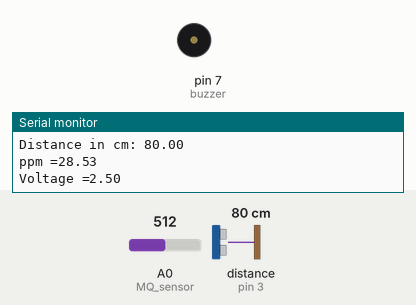
This sketch was run on a simulated Arduino Uno, built with avr-gcc and run on an emulated ATmega328P. Parts: buzzer (waves = sounding), the last lines printed to the serial monitor. Wiring (inferred from the names in the program): ultrasonic range finder: trigger pin 2; echo pin 3. The test bench sets the inputs (shaded band); at power-on: distance to the obstacle (sensor on pin 3) 80 cm, A0 (MQ_sensor) = 512. The echo pulse lasts 58.3 µs per cm.

Above: at 2.8 s.
2.9 s: distance to the obstacle (sensor on pin 3) set to 28 cm
5.6 s: distance to the obstacle (sensor on pin 3) set to 22 cm
At 6.8 s:
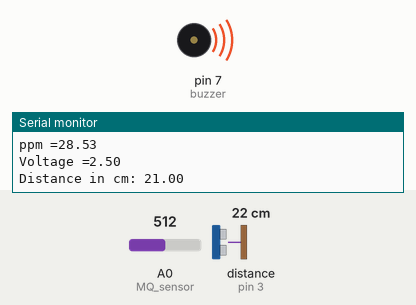
Timing chart, 0 to 21.2 s (numbered marks = the images above; inputs shaded):
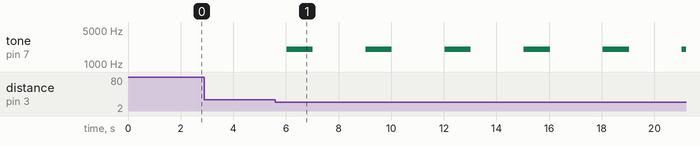

Measured:
- the behaviour switches between 26 and 25 cm on distance to the obstacle (sensor on pin 3) (found by bisection; images 0 and 1)
- after the input at 5.6 s, tone on pin 7 (buzzer): alternates 2000 Hz for 1.0 s and silent for 2.0 s, starting after 0.42 s

The sketch:

coursework_final.ino
```cpp
/*
 *  Based on:
 *  https://howtomechatronics.com/tutorials/arduino/ultrasonic-sensor-hc-sr04/
 *  https://circuitdigest.com/microcontroller-projects/arduino-mq137-ammonia-sensor
 *
 */

#define trigPin 2
#define echoPin 3
#define RL 10  //The value of resistor RL is 47K
#define m -0.263 //Enter calculated Slope
#define b 0.42 //Enter calculated intercept
#define Ro 9.16 //Enter found Ro value
#define MQ_sensor A0 //Sensor is connected to A0

const int buzzer = 7;
unsigned long startTime = 0; // Tracks when distance > 30 condition starts
const unsigned long requiredDuration = 30000; // 30 seconds in milliseconds


void setup() {
  Serial.begin(9600);
  pinMode(trigPin, OUTPUT); // Sets the trigPin as an Output
  pinMode(echoPin, INPUT); // Sets the echoPin as an Input
}

void loop() {
  // Clears the trigPin
  digitalWrite(trigPin, LOW);
  delayMicroseconds(2);

  // Sets the trigPin on HIGH state for 10 micro seconds
  digitalWrite(trigPin, HIGH);
  delayMicroseconds(10);
  digitalWrite(trigPin, LOW);

  // Reads the echoPin, returns the sound wave travel time in microseconds
  long duration = pulseIn(echoPin, HIGH);
  float distance = 34400*duration/2000000;

  Serial.print("Distance in cm: ");
  Serial.println(distance);

  float VRL; //Voltage drop across the MQ sensor
  float Rs; //Sensor resistance at gas concentration
  float ratio; //Define variable for ratio


  VRL = analogRead(MQ_sensor)*(5.0/1023.0); //Measure the voltage drop and convert to 0-5V
  Rs = ((5.0*RL)/VRL)-RL; //Use formula to get Rs value
  ratio = Rs/Ro;  // find ratio Rs/Ro

  float ppm = pow(10, ((log10(ratio)-b)/m)); //use formula to calculate ppm

  // Handle distance > 24.3 cm for more than 30 seconds
  if (distance > 24.3) {
    if (startTime == 0) {
      // Start the timer
      startTime = millis();
    } else if (millis() - startTime >= requiredDuration) {
      // If distance > 24.3 for over 30 seconds, handle based on ppm
      if (ppm > 15) {
        tone(buzzer, 5000); // High frequency for distance > 24.3 and ppm > 15
        delay(1000);
        noTone(buzzer);
      } else {
        tone(buzzer, 1000); // Low frequency for distance > 24.3 alone
        delay(1000);
        noTone(buzzer);
      }
    }
  } else {
    startTime = 0; // Reset the timer if distance <= 24.3
    if (ppm > 15) {
      tone(buzzer, 2000); // Medium frequency for ppm > 15 alone
      delay(1000);
      noTone(buzzer);
    }
  }

  //  if (distance > 24.3 && ppm > 15) {
  //   tone(buzzer, 5000);
  //   delay(1000);
  //   noTone(buzzer);
  // } else if (distance > 24.3) {
  //   tone(buzzer, 1000);
  //   delay(1000);
  //   noTone(buzzer);
  // } else if (ppm > 15 && distance < 24.3) {
  //   tone(buzzer, 2000);
  //   delay(1000);
  //   noTone(buzzer);
  // }

  Serial.print("ppm =");
  Serial.println(ppm);
  Serial.print("Voltage =");
  Serial.println(VRL);


  delay(2000);
}
```
